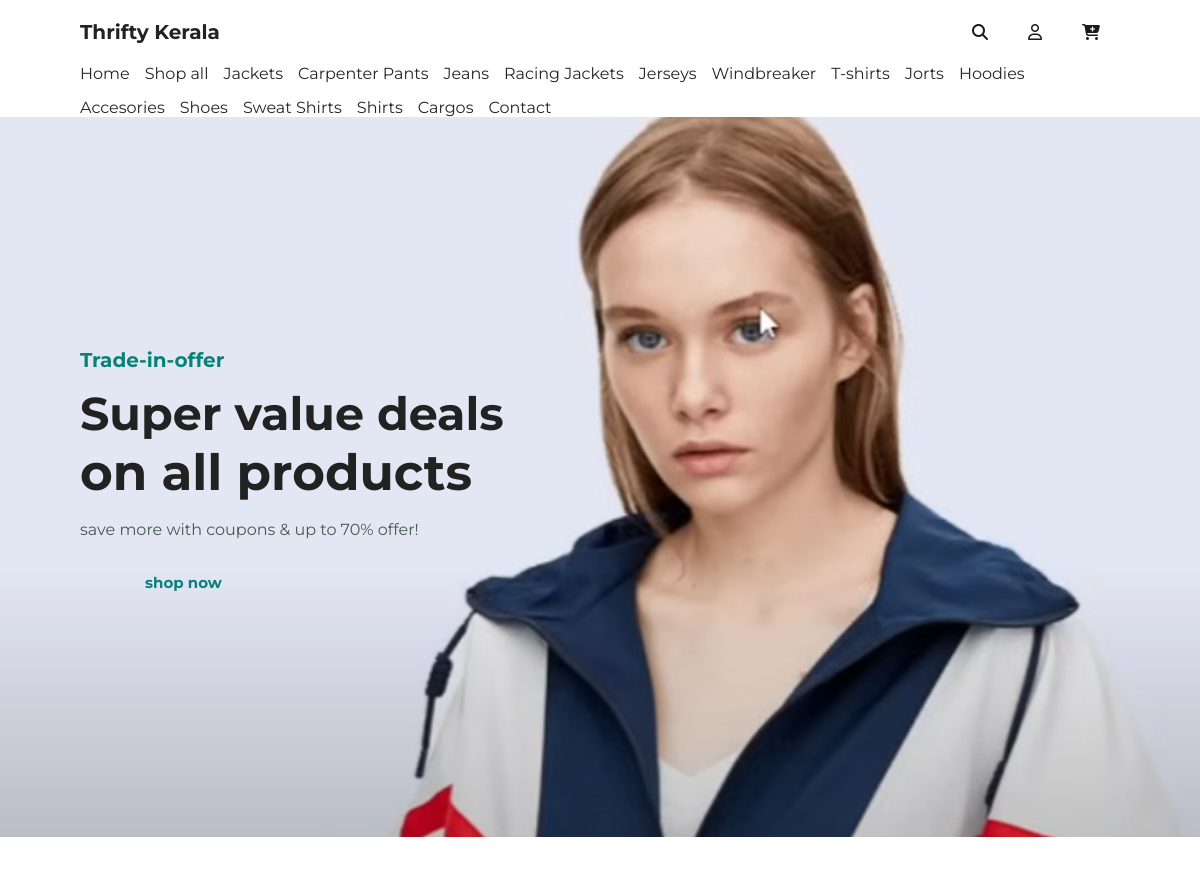
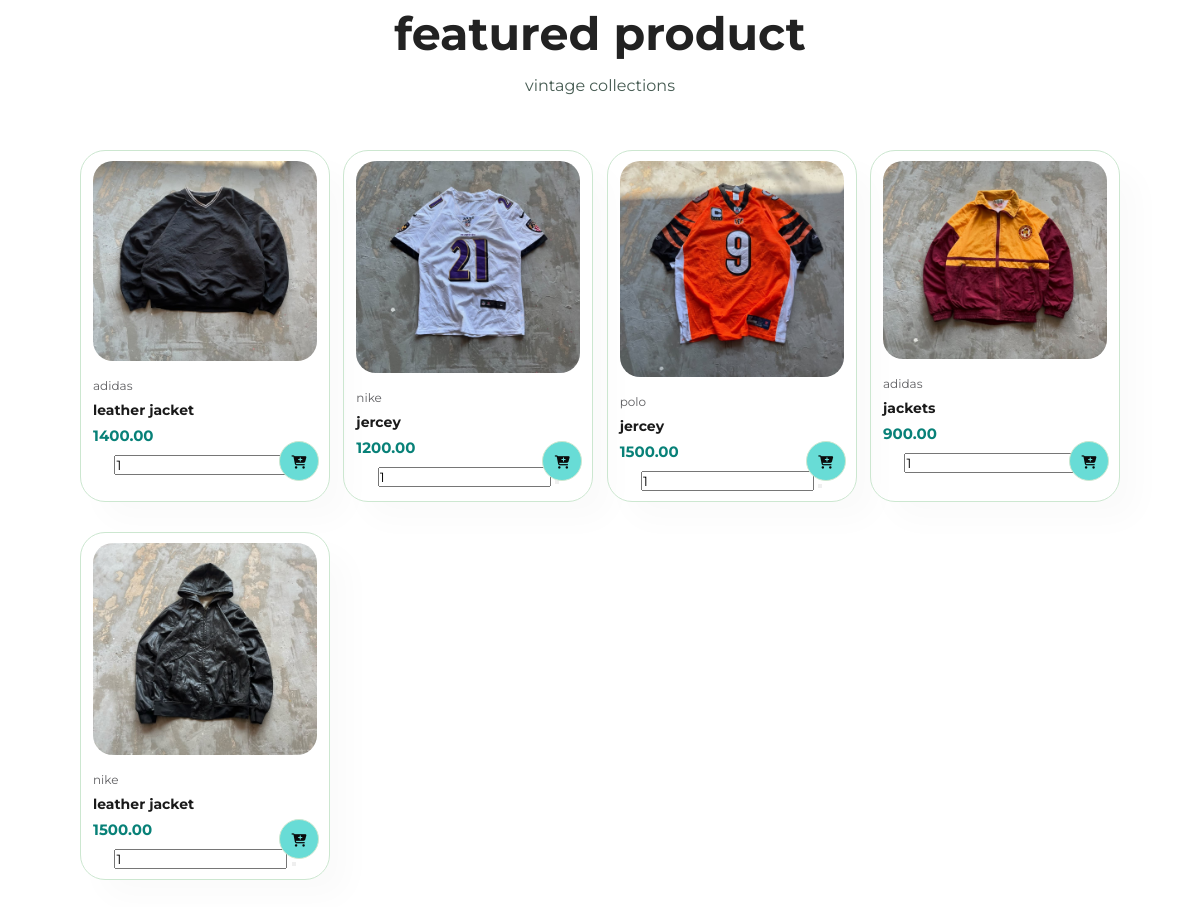
The page / on the database its author committed (2 pictures, top to bottom).
### newapp/models.py (models this page shows, shortened)
class Category(models.Model):
    category = models.CharField(max_length=30)

class Product(models.Model):
    SIZE_CHOICES = [
        ('XS', 'Extra Small'),
        ('S', 'Small'),
        ('M', 'Medium'),
        ('L', 'Large'),
        ('XL', 'Extra Large'),
        ('XXL', '2X Large'),
    ]
    name = models.CharField(max_length=255, help_text="The name of the product.")
    brand = models.CharField(max_length=255, help_text="The brand of the product.")
    description = models.TextField(blank=True, help_text="A detailed description of the product.")
    price = models.DecimalField(max_digits=10, decimal_places=2, help_text="Price of the product.")
    stock = models.PositiveIntegerField(default=0, help_text="The number of items available in stock.")
    category = models.ManyToManyField(Category, related_name='products')
    size = models.CharField(max_length=50, blank=True, help_text="The size of the product (e.g., S, M, L, XL).")
    color = models.CharField(max_length=50, blank=True, help_text="The color of the product.")
    material = models.CharField(max_length=100, blank=True, help_text="The material of the product.")
    created_at = models.DateTimeField(auto_now_add=True, help_text="The date and time when the product was added.")
    updated_at = models.DateTimeField(auto_now=True, help_text="The date and time when the product was last updated.")
    is_active = models.BooleanField(default=True, help_text="Indicates if the product is active and available for sale.")
    image = models.ImageField(upload_to='products/', blank=True, null=True, help_text="An image of the product.")

### newapp/views.py (the view)
# urls.py: path('', index),
def index(request):
    categories = Category.objects.all()
    x = Product.objects.all()
    return render(request, 'home.html', {'pro': x, 'cat': categories})

### newapp/templates/home.html (shortened to what this page needs)
{% extends 'base.html' %}
{% load static %}
{% block content %}
<!DOCTYPE html>
<html lang="en">
<head>
    <link rel="stylesheet" href="{% static 'css/base.css' %}">
    <link rel="stylesheet" href="{% static 'css/home.css' %}">
</head>
<body>
<section id="hero">
    <h4>Trade-in-offer</h4>
    <h2>Super value deals</h2>
    <h1>on all products</h1>
    <p>save more with coupons & up to 70% offer! </p>
    <button>shop now</button>
</section>
<section id="product1" class="section-p1">
    <h2>featured product</h2>
    <p>vintage collections</p>
    <div class="pro-container">
      {% for i in pro %}
      <div class="pro">
       <a href="/view/{{i.id}}"><img src="{{i.image.url}}" alt=""></a>
        <div class="des">
          <span>{{i.brand}}</span>
          <h5>{{i.name}}</h5>
          <h4>{{i.price}}</h4>
        </div>
        <form action="{% url 'add-to-cart' i.id %}" method="post">
            <input type="number" name="quantity" value="1" min="1">
            <button type="submit"><i class="fa-solid fa-cart-plus cart"></i></button>
        </form>
      </div>
      {% endfor %}
    </div>
</section>
</body>
</html>
{% endblock %}

### newapp/templates/base.html (shortened to what this page needs)
{% load static %}
<!DOCTYPE html>
<html lang="en">
<head>
    <link rel="stylesheet" href="{% static 'css/base.css' %}">
    <link rel="stylesheet" href="https://cdnjs.cloudflare.com/ajax/libs/font-awesome/6.7.2/css/all.min.css" />
</head>
<body>
   <section id="header">
     <h4>Thrifty Kerala</h4>
   <div>
    <ul id="navbar">
    <li><a href=""><i class="fa-solid fa-magnifying-glass"></i></li></a>
    <li><a href="register/"><i class="fa-regular fa-user"></i></li></a>
    <li> <a href="cart/"><i class="fa-solid fa-cart-plus"></i></a></li>
    </ul>
   </div>
   </section>
   <section id="categories">
    <div class="category-container">
        <a href="">Home</a>
        <a href="">Shop all</a>
        {% for category in cat %}
        <div class="category-item {% if category.id == active_category_id %}active{% endif %}">
            <a href="/category/{{ category.id }}">{{ category.category }}</a>
        </div>
        {% endfor %}
        <a href="">Contact</a>
    </div>
</section>
      {% block content %}
      {% endblock %}
</body>
</html>

### newapp/static/css/base.css (style rules this page uses)
* { margin: 0%; padding: 0%; box-sizing: border-box; font-family: "Montserrat", serif; }
h1 { font-size: 50px; line-height: 64px; color: #222; }
h2 { font-size: 46px; line-height: 54px; color: #222; }
h4 { font-size: 20px; color: #222; }
p { font-size: 16px; color: #465b52; margin: 15px 0 20px 0; }
.section-p1 { padding: 40px 80px; }
body { width: 100%; }
#header { display: flex; align-items: center; justify-content: space-between; padding: 20px 80px; top: 0; left: 0; z-index: 999; }
#navbar { display: flex; align-items: center; justify-content: center; }
#navbar li { list-style: none; padding: 0 20px; position: relative; }
#navbar li a { text-decoration: none; font-size: 16px; font-weight: 600; color: #1a1a1a; transition: 0.3s ease; }
#hero { background-image: url(../images/jacket.png); height: 90vh; width: 100%; background-size: cover; background-position: top 25% right 0; padding: 0 80px; display: flex; flex-direction: column; align-items: flex-start; justify-content: center; }
#hero h4 { padding-bottom: 15px; }
#hero h4 { color: #088178; }
#hero button { background-image: url(../images/bgcolor.png); background-color: transparent; color: #088178; border: 0; padding: 14px 80px 14px 65px; background-repeat: no-repeat; cursor: pointer; font-weight: 700; font-size: 15px; }
#product1 { text-align: center; }
#product1 .pro-container { display: flex; justify-content: space-between; padding-top: 20px; flex-wrap: wrap; }
#product1 .pro { width: 23%; min-width: 250px; padding: 10px 12px; border: 1px solid #cce7d0; border-radius: 25px; cursor: pointer; box-shadow: 20px 20px 30px rgba(0, 0, 0, 0.02); margin: 15px 0; transition: 0.2s ease; position: relative; }
#product1 .pro img { width: 100%; border-radius: 20px; }
#product1 .pro .des { text-align: start; padding: 10px 0; }
#product1 .pro .des span { color: #606063; font-size: 12px; }
#product1 .pro .des h5 { padding-top: 7px; color: #1a1a1a; font-size: 14px; }
#product1 .pro .des h4 { padding-top: 7px; font-size: 15px; font-weight: 700; color: #088178; }
#product1 .pro .cart { width: 40px; height: 40px; line-height: 40px; border-radius: 50px; background-color: #68dcd6; font-weight: 550; color: #0a0b0b; border: 1px solid #cce7d0; position: absolute; bottom: 20px; right: 10px; }
#categories .category-container { margin-top: auto; padding: 0 80px; display: flex; flex-wrap: wrap; gap: 15px; }
#categories .category-container a { text-decoration: none; color: rgb(43, 36, 36); }
#categories .category-container .category-item a { text-decoration: none; color: rgb(43, 36, 36); }

### rows shown on the page
Category: category "Jackets"
Category: category "Carpenter Pants"
Category: category "Jeans"
Category: category "Racing Jackets"
Category: category "Jerseys"
Category: category "Windbreaker"
Category: category "T-shirts"
Category: category "Jorts"
Category: category "Hoodies"
Category: category "Accesories"
Category: category "Shoes"
Category: category "Sweat Shirts"
Category: category "Shirts"
Category: category "Cargos"
Product: image (picture), brand "adidas", name "leather jacket", price "1400.00"
Product: image (picture), brand "nike", name "jercey", price "1200.00"
Product: image (picture), brand "polo", name "jercey", price "1500.00"
Product: image (picture), brand "adidas", name "jackets", price "900.00"
Product: image (picture), brand "nike", name "leather jacket", price "1500.00"
